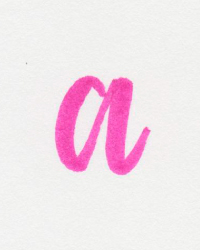
#> input picture recortes/1/1.jpg, 200 x 250 px; the run also reads 1 picture not shown here
$ jupyter execute --allow-errors proyecto.ipynb   (older library calls are emulated)
#> lines starting #> are read from the running program, lines starting #| are printed output that depends on the picture
[cell 1]
import sys

[cell 2]
import scipy
import scipy.ndimage
import matplotlib.pyplot as plt
import numpy as np
from PIL import Image

# IMPORTING IMAGE USING SCIPY AND TAKING R,G,B COMPONENTS

def comp_2d(image_2d, p_comps): # FUNCTION FOR RECONSTRUCTING 2D MATRIX USING PCA

    cov_mat = image_2d - np.mean(image_2d , axis = None)
    eig_val, eig_vec = np.linalg.eigh(np.cov(cov_mat)) # USING "eigh", SO THAT PROPRTIES OF HERMITIAN MATRIX CAN BE USED
    p = np.size(eig_vec, axis = None)
    idx = np.argsort(eig_val)
    idx = idx[::-1]
    eig_vec = eig_vec[:,idx]
    eig_val = eig_val[idx]
    numpc = p_comps # THIS IS NUMBER OF PRINCIPAL COMPONENTS, YOU CAN CHANGE IT AND SEE RESULTS
    if numpc <p or numpc >0:
        eig_vec = eig_vec[:, range(numpc)]
    score = np.dot(eig_vec.T, cov_mat)
    recon = np.dot(eig_vec, score) + np.mean(image_2d, axis = None).T # SOME NORMALIZATION CAN BE USED TO MAKE IMAGE QUALITY BETTER
    recon_img_mat = np.uint8(np.absolute(recon)) # TO CONTROL COMPLEX EIGENVALUES
    return recon_img_mat

def p_comps(image, i):
#> called with image = 'recortes/1/1.jpg', i = 1
    a = Image.open(image)
#> a is the input picture: PIL image 200x250 RGB; mean R, G, B 242.2, 226, 234.1

    a_np = np.array(a)
    a_r = a_np[:,:,0]
    a_g = a_np[:,:,1]
    a_b = a_np[:,:,2]

    a_r_recon, a_g_recon, a_b_recon = comp_2d(a_r, i), comp_2d(a_g, i), comp_2d(a_b, i) # RECONSTRUCTING R,G,B COMPONENTS SEPARATELY
#> in comp_2d, `eig_val, eig_vec = np.linalg.eigh(np.cov(cov_mat)) # USING "eigh", SO ..`: eig_val = 250 values from -2.5e-14 to 669.8
#> in comp_2d, `p = np.size(eig_vec, axis = None)`: p = 62500
#> in comp_2d, `idx = np.argsort(eig_val)`: idx = 250 values from 0 to 249
#> in comp_2d, `idx = idx[::-1]`: idx = 250 values, max 249 at index 0, min 0 at index 249, mean 124.5
#> in comp_2d, `eig_val = eig_val[idx]`: eig_val = 250 values, max 669.8 at index 0, min -2.5e-14 at index 249, mean 13.11
#> in comp_2d, `eig_vec = eig_vec[:, range(numpc)]`: eig_vec = 250 values, max 0.0403 at index 177, min -0.139 at index 155, mean -0.0338
#> call 3 of comp_2d, with p_comps = 1
#> in comp_2d (call 3), `cov_mat = image_2d - np.mean(image_2d , axis = None)`:
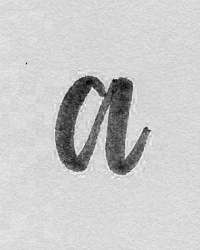
#> cov_mat: shape (250, 200) float64; min -81.07, max 20.93, mean 0; drawn with min black and max white
#> in comp_2d (call 3), `eig_val, eig_vec = np.linalg.eigh(np.cov(cov_mat)) # USING "eigh", SO ..`:
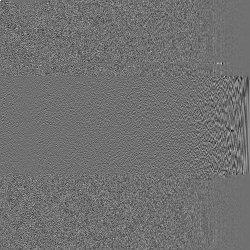
#> eig_vec: shape (250, 250) float64; min -0.474, max 0.599, mean 0.000305; drawn with min black and max white
#> in comp_2d (call 3), `eig_val, eig_vec = np.linalg.eigh(np.cov(cov_mat)) # USING "eigh", SO ..`: eig_val = 250 values from -2.16e-12 to 32554.5
#> in comp_2d (call 3), `idx = np.argsort(eig_val)`: idx = 250 values from 0 to 249
#> in comp_2d (call 3), `idx = idx[::-1]`: idx = 250 values, max 249 at index 0, min 0 at index 249, mean 124.5
#> in comp_2d (call 3), `eig_vec = eig_vec[:,idx]`:
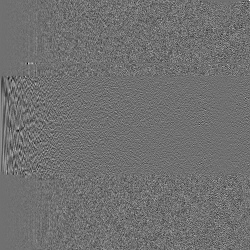
#> eig_vec: shape (250, 250) float64; min -0.474, max 0.599, mean 0.000305; drawn with min black and max white
#> in comp_2d (call 3), `eig_val = eig_val[idx]`: eig_val = 250 values, max 32554.5 at index 0, min -2.16e-12 at index 249, mean 211.2
#> in comp_2d (call 3), `eig_vec = eig_vec[:, range(numpc)]`: eig_vec = 250 values, max 0.127 at index 95, min -0.00363 at index 63, mean 0.0396
    recon_color_img = np.dstack((a_r_recon, a_g_recon, a_b_recon)) # COMBINING R.G,B COMPONENTS TO PRODUCE COLOR IMAGE
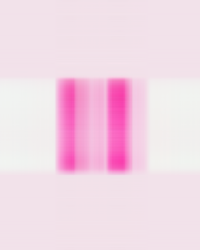
#> recon_color_img: shape (250, 200, 3); mean of channels 0, 1, 2 242.3, 216, 230.3; drawn as R, G, B
    recon_color_img = Image.fromarray(recon_color_img)

    return recon_color_img

[cell 3]
plt.figure(figsize=(20, 10))
for i in range(10):
    plt.subplot(2, 5, i + 1)
    plt.imshow(p_comps("recortes/1/1.jpg", 1+(i*10)))
    plt.axis("off")
plt.show()
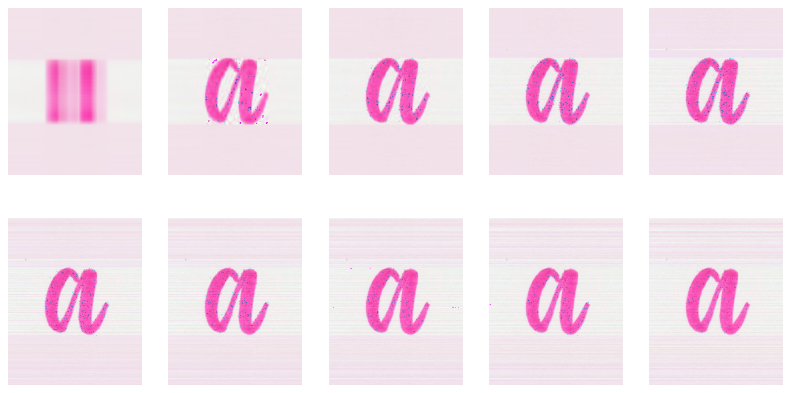
#> figure drawn by matplotlib, 10 panels

[cell 4]
file = ""
newfile = ""
#> (the rest of this cell did not finish here and is left out)

#> in comp_2d (call 31), `eig_val, eig_vec = np.linalg.eigh(np.cov(cov_mat)) # USING "eigh", SO ..`: eig_val = 250 values from -2.5e-14 to 669.8
#> in comp_2d (call 31), `idx = np.argsort(eig_val)`: idx = 250 values from 0 to 249
#> in comp_2d (call 31), `idx = idx[::-1]`: idx = 250 values, max 249 at index 0, min 0 at index 249, mean 124.5
#> in comp_2d (call 31), `eig_val = eig_val[idx]`: eig_val = 250 values, max 669.8 at index 0, min -2.5e-14 at index 249, mean 13.11
#> in comp_2d (call 31), `eig_vec = eig_vec[:, range(numpc)]`:
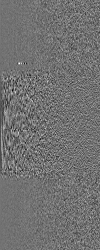
#> eig_vec: shape (250, 100) float64; min -0.387, max 0.48, mean 0.00015; drawn with min black and max white
#> in comp_2d (call 31), `score = np.dot(eig_vec.T, cov_mat)`:
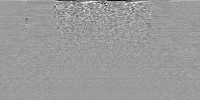
#> score: shape (100, 200) float64; min -77.79, max 49.77, mean -0.2; drawn with min black and max white
#> in comp_2d (call 32), `eig_val, eig_vec = np.linalg.eigh(np.cov(cov_mat)) # USING "eigh", SO ..`: eig_val = 250 values from -8.83e-12 to 248826.7
#> in comp_2d (call 32), `idx = np.argsort(eig_val)`: idx = 250 values from 0 to 249
#> in comp_2d (call 32), `idx = idx[::-1]`: idx = 250 values, max 249 at index 0, min 0 at index 249, mean 124.5
#> in comp_2d (call 32), `eig_val = eig_val[idx]`: eig_val = 250 values, max 248826.7 at index 0, min -8.83e-12 at index 249, mean 1539.4
#> in comp_2d (call 32), `eig_vec = eig_vec[:, range(numpc)]`:
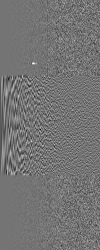
#> eig_vec: shape (250, 100) float64; min -0.448, max 0.531, mean -0.000737; drawn with min black and max white
#> in comp_2d (call 32), `score = np.dot(eig_vec.T, cov_mat)`:
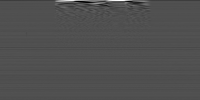
#> score: shape (100, 200) float64; min -631.1, max 1375.6, mean 0.8; drawn with min black and max white
#> in comp_2d (call 32), `recon = np.dot(eig_vec, score) + np.mean(image_2d, axis = None).T`:
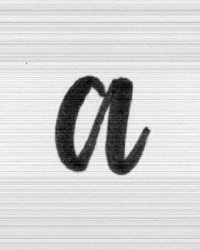
#> recon: shape (250, 200) float64; min 55.19, max 255.3, mean 220.4; drawn with min black and max white
        img_comps.save(newfile)

plt.figure(figsize=(20, 10))
plt.subplot(2, 5, 1)
no_pca = Image.open("recortes/1/5.jpg")
plt.imshow(no_pca)
plt.subplot(2, 5, 2)
pca = Image.open("pca/1/5.jpg")
plt.imshow(pca)
width,height = pca.size
plt.show()

[cell 5]
#Cargar y convertir imagen en escala de grises

#Header del dataset
pixels_header = ["Class", "isFont"]
#> pixels_header = ['Class', 'isFont']
#> (the rest of this cell did not finish here and is left out)

[cell 6]
#Convertir el numpy array a csv
import pandas as pd
#> (the rest of this cell did not finish here and is left out)

## Cargar el dataset creado

#> (a cell that did not finish here is left out)

## Decision Tree

[cell 8]
from sklearn import tree
from sklearn.ensemble import RandomForestClassifier
from sklearn.datasets import make_classification
from sklearn.naive_bayes import GaussianNB
from sklearn.neural_network import MLPClassifier,MLPRegressor
from sklearn.metrics import accuracy_score
from sklearn.model_selection import StratifiedShuffleSplit

#> (the rest of this cell did not finish here and is left out)

## Random Forest Classifier

[cell 9]
#Random Forest Classifier
X, y = make_classification(n_samples=378, n_features=50000,
                            n_informative=2, n_redundant=0,
                            random_state=0, shuffle=False)
rfc = RandomForestClassifier(max_depth=50, random_state=0)
#> (the rest of this cell did not finish here and is left out)

## Naive Bayes

[cell 10]
from sklearn import metrics
from sklearn.model_selection import StratifiedShuffleSplit
#El modelo Naive Bayes con el dataset

#> (the rest of this cell did not finish here and is left out)

## Predecir una imagen

[cell 11]
#Cargar imagen y redemencinarla para reconocer la letra
def predict_image(file):

    img = Image.open(file).convert('LA')
    img = img.resize((width,height), Image.ANTIALIAS)

    pixels = np.asarray(img)

    #Convertir imagen a un array
    pixels_array = [x]
    pixels_array.append(0)
    for i in range(height):
            for j in range(width):
                pixels_array.append(int(pixels[i][j][0]) + int(pixels[i][j][1]))

    pixels_arr = np.array(pixels_array)
    my_prediction_tree = d_tree.predict([pixels_arr[2::]])
    my_prediction_rfc = rfc.predict([pixels_arr[2::]])
    my_prediction_naive = naive.predict([pixels_arr[2::]])
    #my_prediction_nn = nn.predict([pixels_arr[2::]])
    return my_prediction_tree, my_prediction_rfc, my_prediction_naive#, my_prediction_nn

## Exactitud de los modelos

[cell 12]
total = 7*27*2
tree_vals = 0
rfc_vals = 0
naive_vals = 0
#> (the rest of this cell did not finish here and is left out)

## Aplicación

### Se desea cargar una imagen de la letra para que reconozca si está bien escrita. Si esta bien escrita muestra que es correcta, si no, muestra la fuente correcta superpuesta a la letra cargada.

[cell 13]
from PIL import Image

def show_errors(image, image_url):
    file = "recortes/1" + "/" + str(image) + ".jpg"
    correct = Image.open(file)
    overlay = Image.open(image_url)

    correct = correct.convert("RGBA")
    overlay = overlay.convert("RGBA")

    new_img = Image.blend(correct, overlay, 0.35)

    plt.figure(figsize=(15, 7))
    plt.imshow(new_img)
    plt.show()


image_url = "test/o.jpg"
#> (the rest of this cell did not finish here and is left out)
